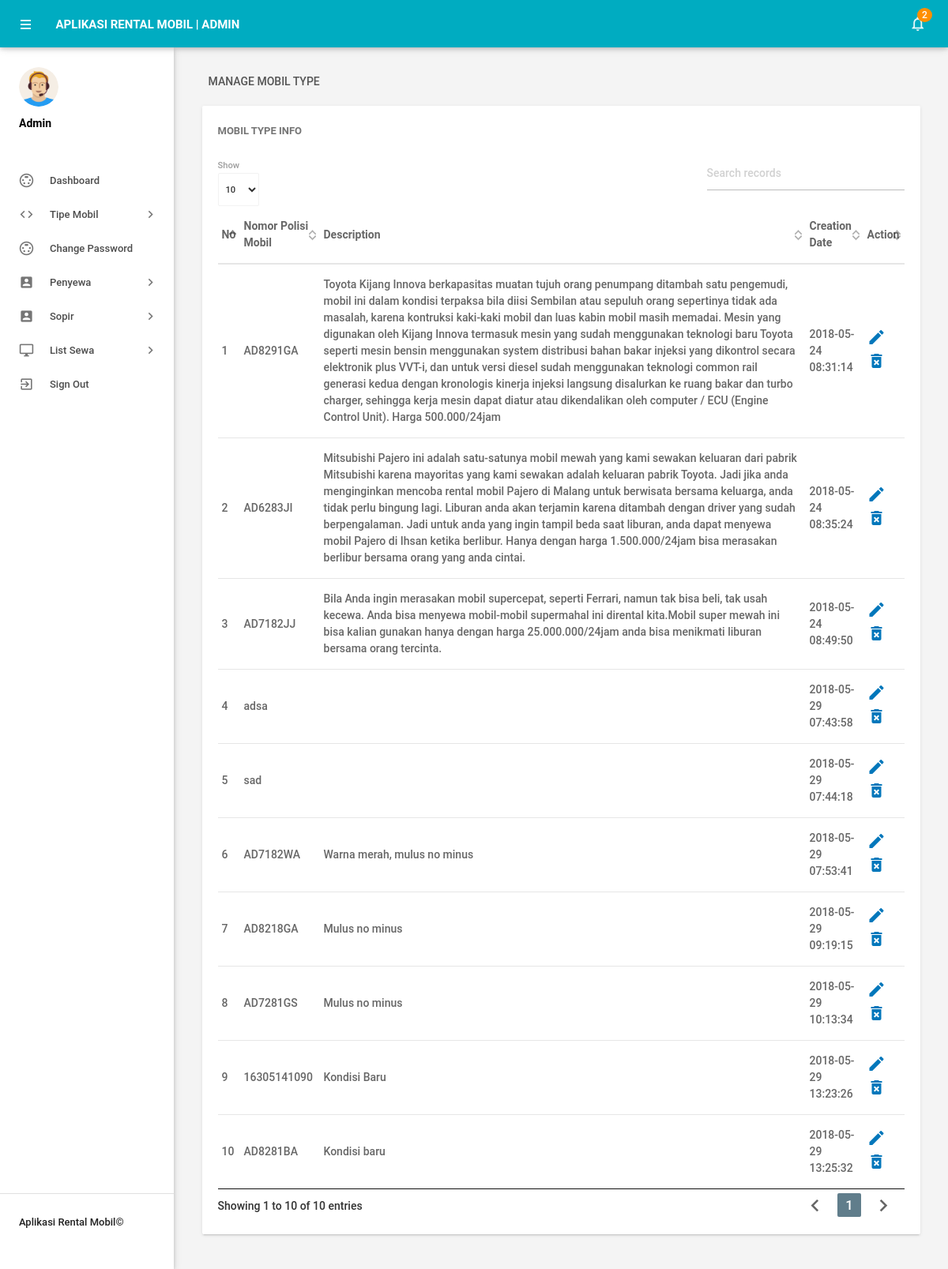
The app's page /admin/managemobil.php (signed in) with its own data.
### tables this page shows
CREATE TABLE `tblmobil` (
  `id` int(11) NOT NULL,
  `NoPol` varchar(200) DEFAULT NULL,
  `NIKSopir` varchar(200) DEFAULT NULL,
  `merk` varchar(200) DEFAULT NULL,
  `Description` mediumtext DEFAULT NULL,
  `gambar` varchar(200) DEFAULT NULL,
  `harga` varchar(200) DEFAULT NULL,
  `CreationDate` timestamp NOT NULL DEFAULT current_timestamp()
);

### admin/managemobil.php (the view, shortened to what this page needs)
<?php
include('includes/config.php');
if(strlen($_SESSION['alogin'])==0)
    {
header('location:index.php');
}
else{
 ?>
<!DOCTYPE html>
<html lang="en">
    <head>
        <link type="text/css" rel="stylesheet" href="../assets/plugins/materialize/css/materialize.min.css"/>
        <link href="../assets/plugins/material-preloader/css/materialPreloader.min.css" rel="stylesheet">
        <link href="../assets/plugins/datatables/css/jquery.dataTables.min.css" rel="stylesheet">
        <link href="../assets/css/alpha.min.css" rel="stylesheet" type="text/css"/>
        <link href="../assets/css/custom.css" rel="stylesheet" type="text/css"/>
    </head>
    <body>
       <?php include('includes/header.php');?>
       <?php include('includes/sidebar.php');?>
            <main class="mn-inner">
                <div class="row">
                    <div class="col s12">
                        <div class="page-title">Manage Mobil Type</div>
                    </div>
                    <div class="col s12 m12 l12">
                        <div class="card">
                            <div class="card-content">
                                <span class="card-title">Mobil Type Info</span>
                                <table id="example" class="display responsive-table ">
                                    <thead>
                                        <tr>
                                            <th>No</th>
                                            <th>Nomor Polisi Mobil</th>
                                            <th>Description</th>
                                            <th>Creation Date</th>
                                            <th>Action</th>
                                        </tr>
                                    </thead>
                                    <tbody>
<?php $sql = "SELECT * from tblmobil";
$query = $dbh -> prepare($sql);
$query->execute();
$results=$query->fetchAll(PDO::FETCH_OBJ);
$cnt=1;
if($query->rowCount() > 0)
{
foreach($results as $result)
{               ?>
                                        <tr>
                                            <td> <?php echo htmlentities($cnt);?></td>
                                            <td><?php echo htmlentities($result->NoPol);?></td>
                                            <td><?php echo htmlentities($result->Description);?></td>
                                            <td><?php echo htmlentities($result->CreationDate);?></td>
                                            <td><a href="editmobil.php?lid=<?php echo htmlentities($result->id);?>"><i class="material-icons">mode_edit</i></a>
                                            <a href="managemobil.php?del=<?php echo htmlentities($result->id);?>" onclick="return confirm('Do you want to delete');"> <i class="material-icons">delete_forever</i></a> </td>
                                        </tr>
                                         <?php $cnt++;} }?>
                                    </tbody>
                                </table>
                            </div>
                        </div>
                    </div>
                </div>
            </main>
        </div>
        <div class="left-sidebar-hover"></div>
    </body>
</html>
<?php } ?>

### admin/includes/header.php (shortened to what this page needs)
        <div class="mn-content fixed-sidebar">
            <header class="mn-header navbar-fixed">
                <nav class="cyan darken-1">
                    <div class="nav-wrapper row">
                        <section class="material-design-hamburger navigation-toggle">
                            <a href="#" data-activates="slide-out" class="button-collapse show-on-large material-design-hamburger__icon">
                                <span class="material-design-hamburger__layer"></span>
                            </a>
                        </section>
                        <div class="header-title col s3">
                            <span class="chapter-title">Aplikasi Rental Mobil | Admin</span>
                        </div>
                        <ul class="right col s9 m3 nav-right-menu">
                            <li class="hide-on-small-and-down"><a href="javascript:void(0)" data-activates="dropdown1" class="dropdown-button dropdown-right show-on-large"><i class="material-icons">notifications_none</i>
<?php
$isread=0;
$sql = "SELECT id from tbltransaksi where IsRead=:isread";
$query = $dbh -> prepare($sql);
$query->bindParam(':isread',$isread,PDO::PARAM_STR);
$query->execute();
$unreadcount=$query->rowCount();?>
                                <span class="badge"><?php echo htmlentities($unreadcount);?></span></a></li>
                        </ul>
                    </div>
                </nav>
            </header>

### admin/includes/sidebar.php (shortened to what this page needs)
  <aside id="slide-out" class="side-nav white fixed">
             <div class="side-nav-wrapper">
                 <div class="sidebar-profile">
                     <div class="sidebar-profile-image">
                         <img src="../assets/images/profile-image.png" class="circle" alt="">
                     </div>
                     <div class="sidebar-profile-info">
                             <p>Admin</p>
                     </div>
                 </div>
             <ul class="sidebar-menu collapsible collapsible-accordion" data-collapsible="accordion">
                 <li class="no-padding"><a class="waves-effect waves-grey" href="dashboard.php"><i class="material-icons">settings_input_svideo</i>Dashboard</a></li>
                 <li class="no-padding">
                     <a class="collapsible-header waves-effect waves-grey"><i class="material-icons">code</i>Tipe Mobil<i class="nav-drop-icon material-icons">keyboard_arrow_right</i></a>
                 </li>
		<li class="no-padding"><a class="waves-effect waves-grey" href="changepassword.php"><i class="material-icons">settings_input_svideo</i>Change Password</a></li>
                 <li class="no-padding">
                     <a class="collapsible-header waves-effect waves-grey"><i class="material-icons">account_box</i>Penyewa<i class="nav-drop-icon material-icons">keyboard_arrow_right</i></a>
                 </li>
                 <li class="no-padding">
                     <a class="collapsible-header waves-effect waves-grey"><i class="material-icons">account_box</i>Sopir<i class="nav-drop-icon material-icons">keyboard_arrow_right</i></a>
                 </li>
<li class="no-padding">
                     <a class="collapsible-header waves-effect waves-grey"><i class="material-icons">desktop_windows</i>List Sewa<i class="nav-drop-icon material-icons">keyboard_arrow_right</i></a>
                 </li>
                     <li class="no-padding">
                             <a class="waves-effect waves-grey" href="logout.php"><i class="material-icons">exit_to_app</i>Sign Out</a>
                         </li>
             </ul>
                <div class="footer">
                 <p class="copyright">Aplikasi Rental Mobil©</p>
             </div>
             </div>
         </aside>

### records on screen
tblmobil: NoPol "AD8291GA", Description "Toyota Kijang Innova berkapasitas muatan tujuh orang penumpang ditambah satu pengemudi, mobil ini dalam kondisi terpaksa bila diisi Sembilan atau sepuluh orang sepertinya tidak ada masalah, karena kontruksi kaki-kaki mobil dan luas kabin mobil masih memadai. Mesin yang digunakan oleh Kijang Innova termasuk mesin yang sudah menggunakan teknologi baru Toyota seperti mesin bensin menggunakan system distribusi bahan bakar injeksi yang dikontrol secara elektronik plus VVT-i, dan untuk versi diesel sudah menggunakan teknologi common rail generasi kedua dengan kronologis kinerja injeksi langsung disalurkan ke ruang bakar dan turbo charger, sehingga kerja mesin dapat diatur atau dikendalikan oleh…", CreationDate "2018-05-24 08:31:14"
tblmobil: NoPol "AD6283JI", Description "Mitsubishi Pajero ini adalah satu-satunya mobil mewah yang kami sewakan keluaran dari pabrik Mitsubishi karena mayoritas yang kami sewakan adalah keluaran pabrik Toyota. Jadi jika anda menginginkan mencoba rental mobil Pajero di Malang untuk berwisata bersama keluarga, anda tidak perlu bingung lagi. Liburan anda akan terjamin karena ditambah dengan driver yang sudah berpengalaman. Jadi untuk anda yang ingin tampil beda saat liburan, anda dapat menyewa mobil Pajero di Ihsan ketika berlibur. Hanya dengan harga 1.500.000/24jam bisa merasakan berlibur bersama orang yang anda cintai.", CreationDate "2018-05-24 08:35:24"
tblmobil: NoPol "AD7182JJ", Description "Bila Anda ingin merasakan mobil supercepat, seperti Ferrari, namun tak bisa beli, tak usah kecewa. Anda bisa menyewa mobil-mobil supermahal ini dirental kita.Mobil super mewah ini bisa kalian gunakan hanya dengan harga 25.000.000/24jam anda bisa menikmati liburan bersama orang tercinta.", CreationDate "2018-05-24 08:49:50"
tblmobil: NoPol "adsa", CreationDate "2018-05-29 07:43:58"
tblmobil: NoPol "sad", CreationDate "2018-05-29 07:44:18"
tblmobil: NoPol "AD7182WA", Description "Warna merah, mulus no minus", CreationDate "2018-05-29 07:53:41"
tblmobil: NoPol "AD8218GA", Description "Mulus no minus", CreationDate "2018-05-29 09:19:15"
tblmobil: NoPol "AD7281GS", Description "Mulus no minus", CreationDate "2018-05-29 10:13:34"
tblmobil: NoPol "16305141090", Description "Kondisi Baru", CreationDate "2018-05-29 13:23:26"
tblmobil: NoPol "AD8281BA", Description "Kondisi baru", CreationDate "2018-05-29 13:25:32"

### other values on screen
$unreadcount "2"
